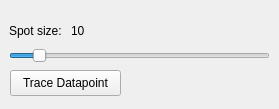
<?xml version="1.0" encoding="UTF-8"?>
<ui version="4.0">
 <class>BeeswarmControls</class>
 <widget class="QWidget" name="BeeswarmControls">
  <property name="geometry">
   <rect>
    <x>0</x>
    <y>0</y>
    <width>279</width>
    <height>109</height>
   </rect>
  </property>
  <property name="windowTitle">
   <string>Form</string>
  </property>
  <widget class="QSlider" name="horizontalSliderSpotSize">
   <property name="geometry">
    <rect>
     <x>9</x>
     <y>48</y>
     <width>261</width>
     <height>16</height>
    </rect>
   </property>
   <property name="minimum">
    <number>1</number>
   </property>
   <property name="value">
    <number>10</number>
   </property>
   <property name="orientation">
    <enum>Qt::Horizontal</enum>
   </property>
  </widget>
  <widget class="QWidget" name="layoutWidget_2">
   <property name="geometry">
    <rect>
     <x>9</x>
     <y>20</y>
     <width>261</width>
     <height>22</height>
    </rect>
   </property>
   <layout class="QHBoxLayout" name="horizontalLayout_3">
    <item>
     <widget class="QLabel" name="label_3">
      <property name="text">
       <string>Spot size: </string>
      </property>
     </widget>
    </item>
    <item>
     <widget class="QLabel" name="labelSpotSize">
      <property name="text">
       <string>10</string>
      </property>
     </widget>
    </item>
    <item>
     <spacer name="horizontalSpacer">
      <property name="orientation">
       <enum>Qt::Horizontal</enum>
      </property>
      <property name="sizeHint" stdset="0">
       <size>
        <width>40</width>
        <height>20</height>
       </size>
      </property>
     </spacer>
    </item>
   </layout>
  </widget>
  <widget class="QPushButton" name="btnTraceDatapoint">
   <property name="geometry">
    <rect>
     <x>10</x>
     <y>70</y>
     <width>111</width>
     <height>26</height>
    </rect>
   </property>
   <property name="text">
    <string>Trace Datapoint</string>
   </property>
  </widget>
 </widget>
 <resources/>
 <connections>
  <connection>
   <sender>horizontalSliderSpotSize</sender>
   <signal>valueChanged(int)</signal>
   <receiver>labelSpotSize</receiver>
   <slot>setNum(int)</slot>
   <hints>
    <hint type="sourcelabel">
     <x>98</x>
     <y>385</y>
    </hint>
    <hint type="destinationlabel">
     <x>78</x>
     <y>368</y>
    </hint>
   </hints>
  </connection>
 </connections>
</ui>
